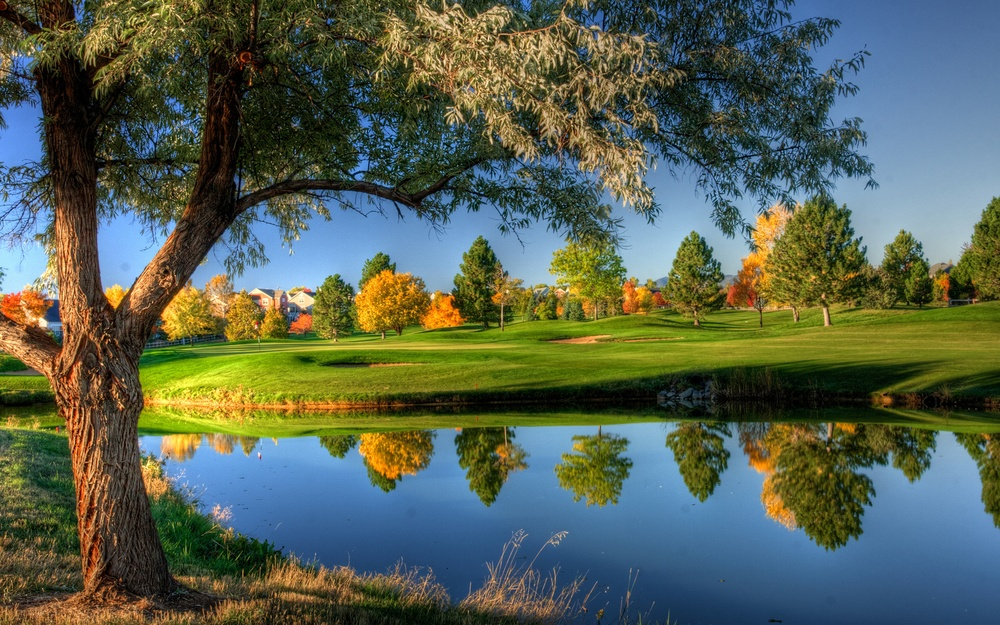
#> input picture a.jpg, 1000 x 625 px, shrunk from 1920 x 1200 before the run
$ python KMeans.py
#> lines starting #> are read from the running program, lines starting #| are printed output that depends on the picture; long printed decimals are rounded
import matplotlib.pyplot as plt
from sklearn.cluster import KMeans
import numpy as np

# Load the image
img = plt.imread("a.jpg")
#> img is the input picture: shape (625, 1000, 3); mean R, G, B 86.8, 98.3, 82.2

width = img.shape[0]
#> width = 625
height = img.shape[1]
#> height = 1000

print(f"Original image shape: {img.shape}")
#| Original image shape: (625, 1000, 3)

# Reshape the image to a 2D array of pixels
img = img.reshape(width * height, 3)

# Perform KMeans clustering
kmeans = KMeans(n_clusters=3, n_init=10).fit(img)

# Predict the cluster labels of each pixel
labels = kmeans.predict(img)

# Get the cluster centers (dominant colors)
clusters = kmeans.cluster_centers_
#> clusters = [[144.9, 129.3, 48.14], [43.98, 52.15, 36.1], [101.8, 140.5, 178.5]]

print(f"Labels: {labels}")
#> (printed output is left out)
print(f"Cluster centers (dominant colors): {clusters}")
#| Cluster centers (dominant colors): [[144.946 129.327  48.144]
#|  [ 43.979  52.149  36.099]
#|  [101.841 140.476 178.472]]

# Create an empty image array
img2 = np.zeros((width, height, 3), dtype=np.uint8)

# Rebuild the quantized image
index = 0
for i in range(width):
    for j in range(height):
        label_of_pixel = labels[index]
        img2[i][j] = clusters[label_of_pixel].astype(np.uint8)  # Ensure the values are integers
        index += 1
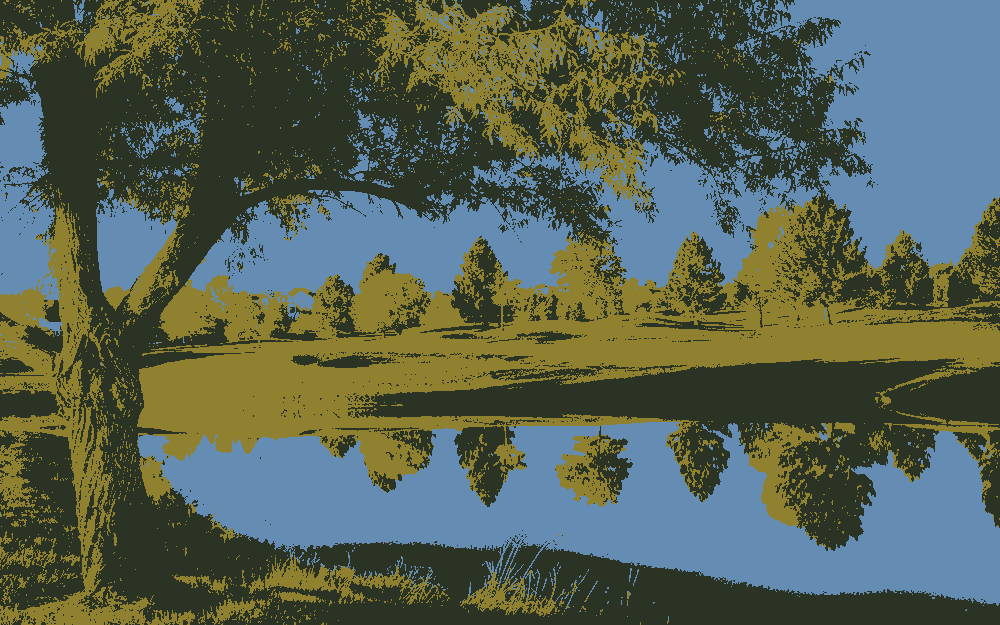
#> img2: shape (625, 1000, 3); mean of channels 0, 1, 2 85.9, 97.9, 82; drawn as R, G, B
#> after the loop, index = 625000

# Display the quantized image
plt.imshow(img2)
plt.show()
